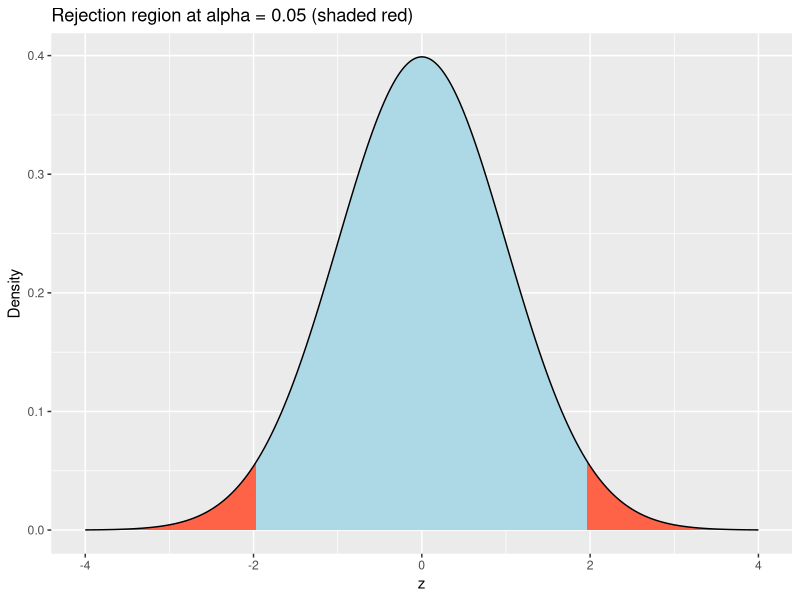
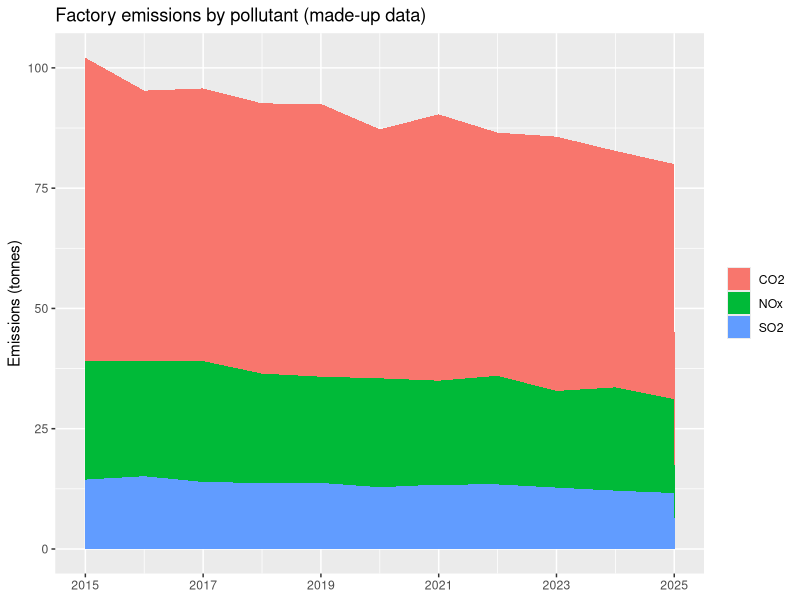
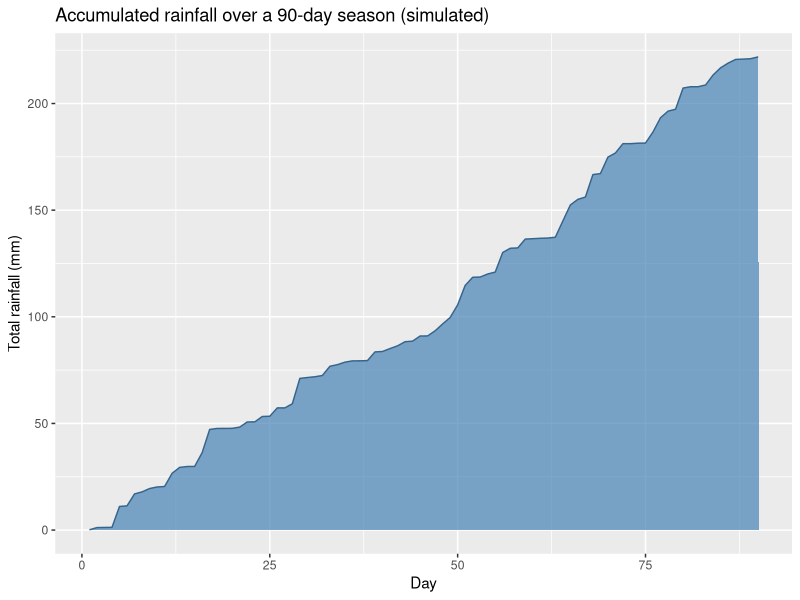
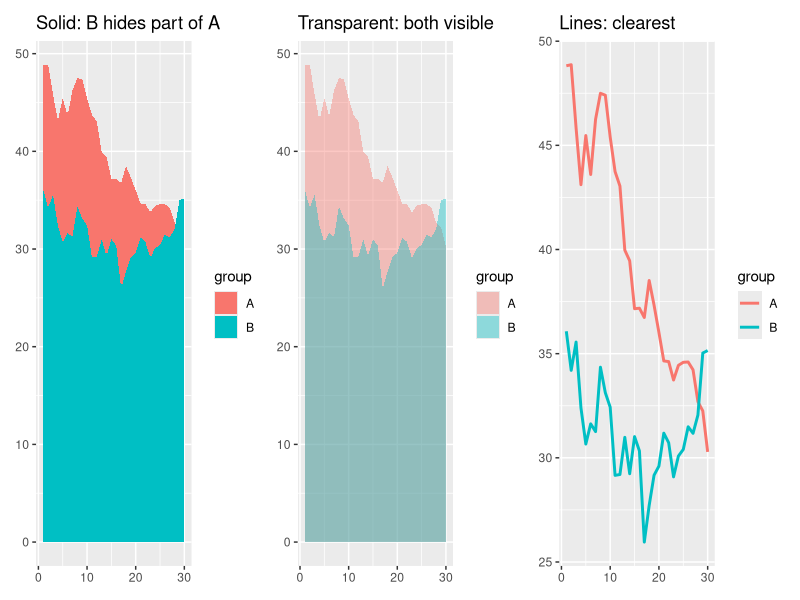
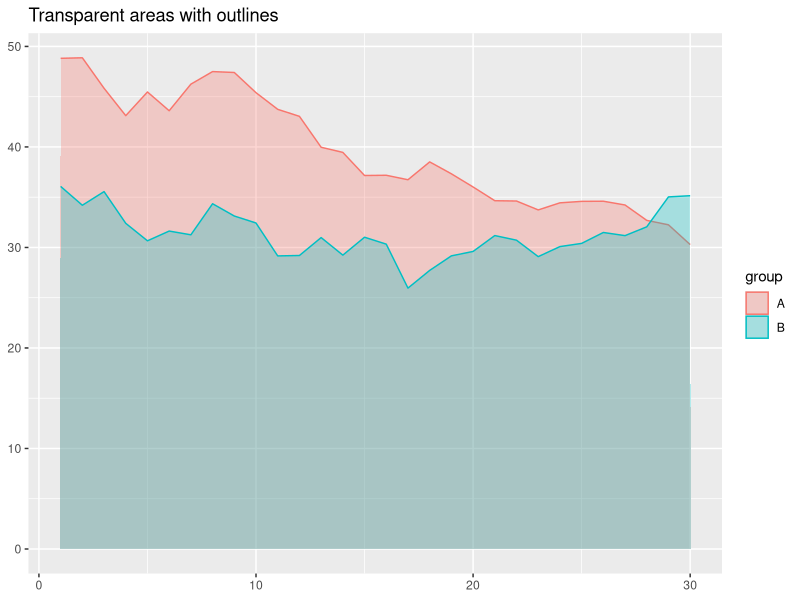

The R script that drew these images, in order:
## ---- chunk 1
#| fig-width: 7
#| fig-height: 4
library(tidyverse)

z <- tibble(x = seq(-4, 4, length.out = 800), density = dnorm(x))
crit <- qnorm(0.975)   # 1.96

ggplot(z, aes(x, density)) +
  geom_area(fill = "lightblue") +
  geom_area(data = filter(z, x <= -crit), fill = "tomato") +
  geom_area(data = filter(z, x >= crit),  fill = "tomato") +
  geom_line() +
  labs(title = "Rejection region at alpha = 0.05 (shaded red)",
       x = "z", y = "Density")

# area in the two tails
2 * pnorm(-crit)
## ---- chunk 2
#| fig-width: 7
#| fig-height: 4
set.seed(7)
emissions <- expand_grid(year = 2015:2025, pollutant = c("CO2", "NOx", "SO2")) %>%
  mutate(level = case_when(pollutant == "CO2" ~ 60, pollutant == "NOx" ~ 25, TRUE ~ 15) *
                 (1 - 0.02 * (year - 2015)) * runif(n(), 0.95, 1.05))

ggplot(emissions, aes(year, level, fill = pollutant)) +
  geom_area() +
  scale_x_continuous(breaks = seq(2015, 2025, 2)) +
  labs(title = "Factory emissions by pollutant (made-up data)",
       x = NULL, y = "Emissions (tonnes)", fill = NULL)
## ---- chunk 3
#| fig-width: 7
#| fig-height: 4
set.seed(3)
rain <- tibble(day = 1:90, mm = rgamma(90, shape = 0.4, scale = 8)) %>%
  mutate(total = cumsum(mm))

ggplot(rain, aes(day, total)) +
  geom_area(fill = "steelblue", alpha = 0.7) +
  geom_line(colour = "steelblue4") +
  labs(title = "Accumulated rainfall over a 90-day season (simulated)",
       x = "Day", y = "Total rainfall (mm)")
## ---- chunk 4
#| fig-width: 10
#| fig-height: 3.6
set.seed(11)
two <- tibble(x = rep(1:30, 2), group = rep(c("A", "B"), each = 30)) %>%
  mutate(y = 50 + cumsum(rnorm(60, 0, 2)) + ifelse(group == "B", 8, 0))

solid <- ggplot(two, aes(x, y, fill = group)) +
  geom_area(position = "identity") +
  labs(title = "Solid: B hides part of A", x = NULL, y = NULL)

transparent <- ggplot(two, aes(x, y, fill = group)) +
  geom_area(position = "identity", alpha = 0.4) +
  labs(title = "Transparent: both visible", x = NULL, y = NULL)

lines <- ggplot(two, aes(x, y, colour = group)) +
  geom_line(linewidth = 1) +
  labs(title = "Lines: clearest", x = NULL, y = NULL)

library(patchwork)
solid | transparent | lines
## ---- chunk 5
#| fig-width: 5.5
#| fig-height: 3.6
ggplot(two, aes(x, y, fill = group, colour = group)) +
  geom_area(position = "identity", alpha = 0.3) +
  labs(title = "Transparent areas with outlines", x = NULL, y = NULL)
